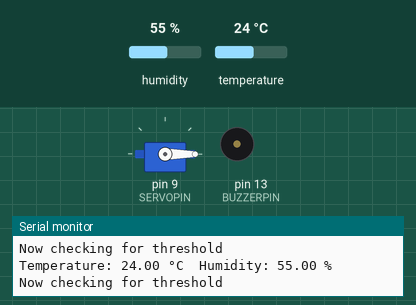
A sketch run on a simulated Arduino Uno, built with avr-gcc and run on an emulated ATmega328P. Parts: servo, buzzer (waves = sounding, pin HIGH), the last lines printed to the serial monitor. The inputs (shaded band) are chosen by the test bench; at power-on: temperature 24 °C, humidity 55 %.

Above: at 3.8 s.
3.9 s: temperature set to 29 °C
10.1 s: temperature set to 32 °C
At 14.9 s:
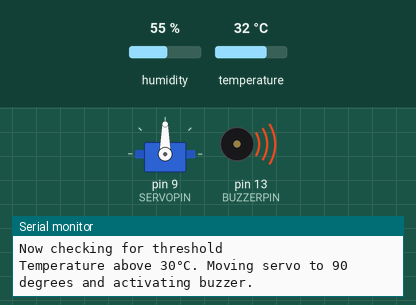
At 15.7 s:
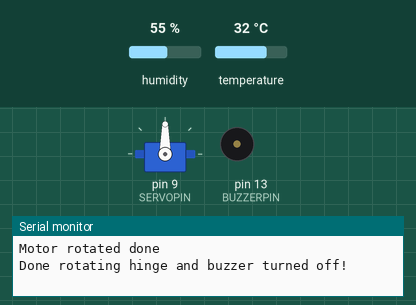
Timing chart, 0 to 17.2 s (numbered marks = the images above; inputs shaded):
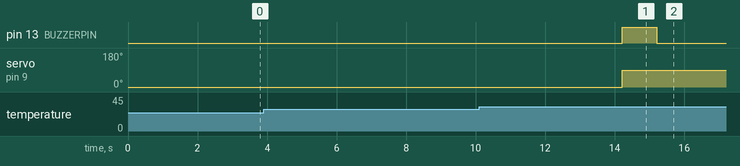

Measured:
- the behaviour switches between 30 and 31 °C on temperature (found by bisection; images 0 and 1)
- after the input at 10.1 s, pin 13 (BUZZERPIN): LOW → HIGH after 4.1 s, → LOW 1.0 s later; servo on pin 9 (SERVOPIN): 0° → 90° after 4.1 s

The sketch:

hinge.ino
```cpp
#include <DHT.h>
#include <Servo.h>

#define DHTPIN 2
#define DHTTYPE DHT11
#define SERVOPIN 9
#define BUZZERPIN 13
DHT dht(DHTPIN, DHTTYPE);
Servo myservo;

bool isServoAt90 = false;
void setup() {
  Serial.begin(9600);
  dht.begin();
  myservo.attach(SERVOPIN);
  myservo.write(0);
  pinMode(BUZZERPIN, OUTPUT);
  digitalWrite(BUZZERPIN, LOW);
}

void loop() {
  delay(1000);

  float temperature = dht.readTemperature();
  float humidity = dht.readHumidity();


  if (isnan(temperature) || isnan(humidity)) {
    Serial.println("Failed to read from DHT sensor!");
    return;
  }


  Serial.print("Temperature: ");
  Serial.print(temperature);
  Serial.print(" °C\t");
  Serial.print("Humidity: ");
  Serial.print(humidity);
  Serial.println(" %");


//  myservo.write(90);
  Serial.println("Now checking for threshold");

  if (temperature > 30 && !isServoAt90) {
    delay(3000);
    Serial.println("Temperature above 30°C. Moving servo to 90 degrees and activating buzzer.");
    myservo.write(90);
    digitalWrite(BUZZERPIN, HIGH);
    delay(1000);
    digitalWrite(BUZZERPIN, LOW);
    isServoAt90 = true;
    Serial.println("Motor rotated done");
    Serial.println("Done rotating hinge and buzzer turned off!");

  } else if (temperature <= 30 && isServoAt90) {
    Serial.println("Temperature 30°C or below. Moving servo back to 0 degrees.");
    myservo.write(0);
    isServoAt90 =false;
}
}
```
